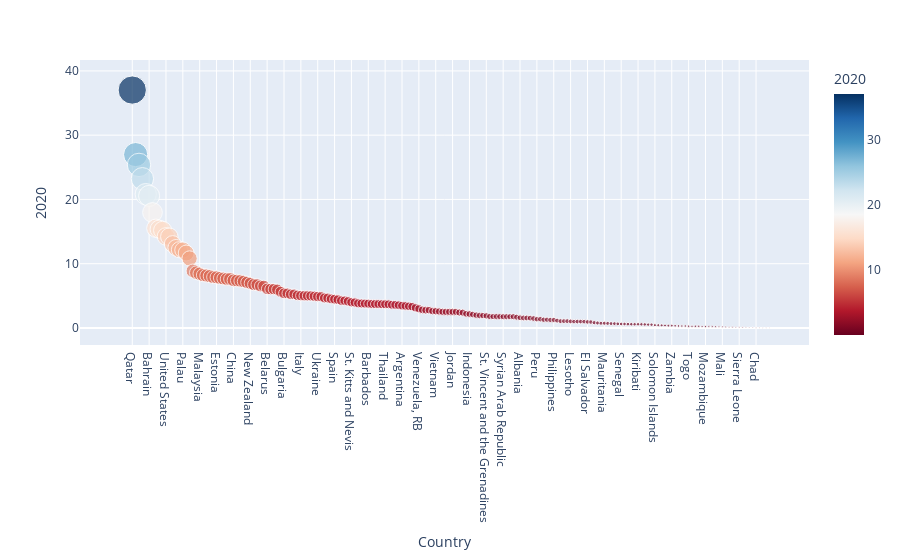

Notebook cell for this chart:
### Code cell
fig2 = px.scatter(co2_sorted_n, x="Country", y="2020", color="2020",
                 size='2020', hover_data=['Country', '2020'], height=500, color_continuous_scale = 'RdBu')
fig2.show()

### Figure 1 — Plotly figure (JSON) as saved in the notebook; plotly's stock layout.template omitted (floating-point values rounded to 4 significant figures; data arrays with more than 128 entries replaced by an {"elided": "..."} marker saying what was removed)
{"data": [{"hovertemplate": "Country=%{x}<br>2020=%{marker.color}<extra></extra>", "legendgroup": "", "marker": {"color": {"elided": "190 float values"}, "coloraxis": "coloraxis", "size": {"elided": "190 float values"}, "sizemode": "area", "sizeref": 0.09255, "symbol": "circle"}, "mode": "markers", "name": "", "orientation": "v", "showlegend": false, "type": "scatter", "x": {"elided": "190 str values"}, "xaxis": "x", "y": {"elided": "190 float values"}, "yaxis": "y"}], "layout": {"autosize": true, "coloraxis": {"colorbar": {"title": {"text": "2020"}}, "colorscale": [[0, "rgb(103,0,31)"], [0.1, "rgb(178,24,43)"], [0.2, "rgb(214,96,77)"], [0.3, "rgb(244,165,130)"], [0.4, "rgb(253,219,199)"], [0.5, "rgb(247,247,247)"], [0.6, "rgb(209,229,240)"], [0.7, "rgb(146,197,222)"], [0.8, "rgb(67,147,195)"], [0.9, "rgb(33,102,172)"], [1, "rgb(5,48,97)"]]}, "legend": {"itemsizing": "constant", "tracegroupgap": 0}, "margin": {"t": 60}, "xaxis": {"anchor": "y", "autorange": true, "domain": [0, 1], "range": [-13.29, 200.2], "title": {"text": "Country"}, "type": "category"}, "yaxis": {"anchor": "x", "autorange": true, "domain": [0, 1], "range": [-2.918, 42.8], "title": {"text": "2020"}, "type": "linear"}}}
